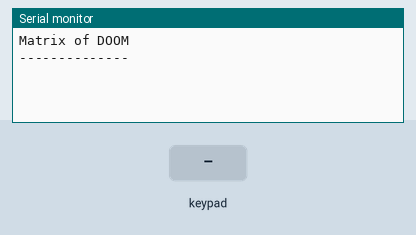
The sketch below on a simulated Arduino Uno, built with avr-gcc and run on an emulated ATmega328P. On the bench: the last lines printed to the serial monitor. The inputs (shaded band) are chosen by the test bench.

Above: at 1.2 s.
1.3 s: key '1' pressed
At 2.2 s:
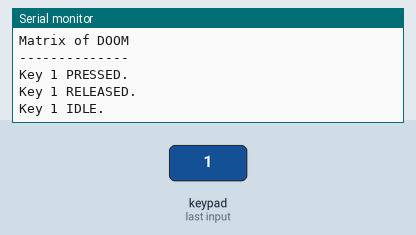
2.9 s: keypad keys 1 2 pressed 0.4 s apart
At 5.5 s:
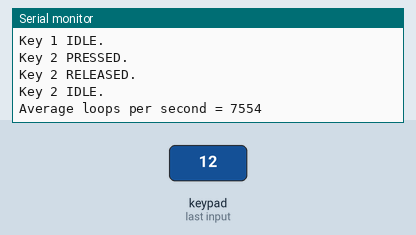
6.5 s: key '2' pressed
At 6.63 s:
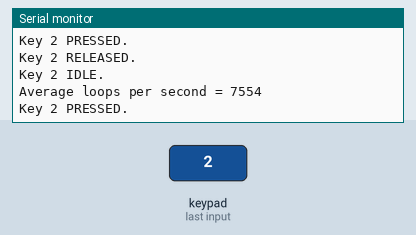

The sketch:

matrix.ino
```cpp
#include <Key.h>
#include <Keypad.h>

// For test
const byte ROWS = 2; //four rows
const byte COLS = 2; //three columns
char keys[ROWS][COLS] = {
    {'1', '2'},
    {'3', '4'}};
byte rowPins[ROWS] = {2, 3}; //connect to the row pinouts of the kpd
byte colPins[COLS] = {4, 5}; //connect to the column pinouts of the kpd

// For real
// const byte ROWS = 4; //four rows
// const byte COLS = 5; //three columns
// char keys[ROWS][COLS] = {
//     {'1', '2', '3', '4', '5'},
//     {'6', '7', '9', 'a', 'b'},
//     {'c', 'd', 'e', 'f', 'g'},
//     {'h', 'i', 'j', 'k', 'l'}};
// byte rowPins[ROWS] = {2, 3, 4, 5};            //connect to the row pinouts of the kpd
// byte colPins[COLS] = {28, 29, 12, 13, 14, 8}; //connect to the column pinouts of the kpd

Keypad kpd = Keypad(makeKeymap(keys), rowPins, colPins, ROWS, COLS);

void setup()
{
    Serial.begin(115200);
    while (!Serial)
        delay(10); // for nrf52840 with native usb

    Serial.println("Matrix of DOOM");
    Serial.println("--------------\n");
    kpd.setDebounceTime(1);
}

unsigned long loopCount;
unsigned long startTime;
String msg;

void loop()
{
    loopCount++;
    if ((millis() - startTime) > 5000)
    {
        Serial.print("Average loops per second = ");
        Serial.println(loopCount / 5);
        startTime = millis();
        loopCount = 0;
    }

    // Fills kpd.key[ ] array with up-to 10 active keys.
    // Returns true if there are ANY active keys.
    if (kpd.getKeys())
    {
        for (int i = 0; i < LIST_MAX; i++) // Scan the whole key list.
        {
            if (kpd.key[i].stateChanged) // Only find keys that have changed state.
            {
                switch (kpd.key[i].kstate)
                { // Report active key state : IDLE, PRESSED, HOLD, or RELEASED
                case PRESSED:
                    msg = " PRESSED.";
                    break;
                case HOLD:
                    msg = " HOLD.";
                    break;
                case RELEASED:
                    msg = " RELEASED.";
                    break;
                case IDLE:
                    msg = " IDLE.";
                }
                Serial.print("Key ");
                Serial.print(kpd.key[i].kchar);
                Serial.println(msg);
            }
        }
    }
}
```

Measured:
- after the input at 1.3 s, the serial monitor: prints a new line at once (image 1)
- after the input at 2.9 s, the serial monitor: prints a new line after 0.40 s (image 2)
- after the input at 6.5 s, the serial monitor: prints a new line at once (image 3)
